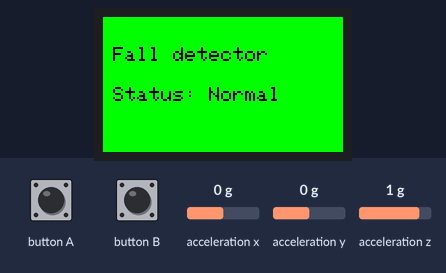
A sketch run on a simulated ESP32. On the bench: 240×135 colour display. The test bench sets the inputs (shaded band); at power-on: acceleration z 1 g, acceleration x 0 g, acceleration y 0 g. WiFi joins after 1.5 s; servers stay silent unless stated; web services answer with replies made up by the test bench.

Above: at 3.9 s.
4.0 s: acceleration z set to 0 g
At 4.9 s:
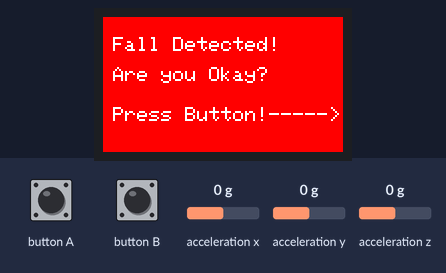
7.0 s: button A pressed for 0.15 s
At 8.1 s:
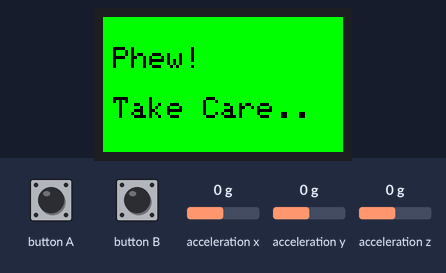
Timing chart, 0 to 10.0 s (numbered marks = the images above; inputs shaded):
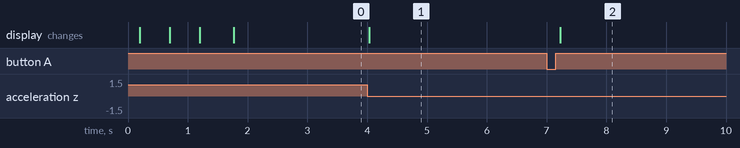

Measured:
- after the input at 4.0 s, the display: changes at once (image 1)
- after the input at 7.0 s, the display: changes after 0.23 s (image 2)

The sketch:

fall_detection_m5stickCPlus.ino
```cpp
#include "M5StickCPlus.h"
#include <WiFi.h>
#include <HTTPClient.h>

const char* ssid = "your_wifi_ssid";
const char* password = "your_wifi_password";

WiFiClient espClient;

float accX = 0;
float accY = 0;
float accZ = 0;
int counter = -1;

void setup_wifi() {
  delay(10);
  // We start by connecting to a WiFi network
  M5.Lcd.fillScreen(BLACK);
  M5.Lcd.println();
  M5.Lcd.setTextSize(1.5);
  M5.Lcd.setCursor(0, 50);
  M5.Lcd.print("Connecting to ");
  M5.Lcd.println(ssid);

  //WiFi.mode(WIFI_STA);
  WiFi.begin(ssid, password);

  while (WiFi.status() != WL_CONNECTED) {
    delay(500);
    M5.Lcd.print(".");
  }

  randomSeed(micros());

  M5.Lcd.println("");
  M5.Lcd.println("WiFi connected");
  M5.Lcd.println("IP address:");
  M5.Lcd.println(WiFi.localIP());

  // Set BLACK to the background color.
  M5.Lcd.fillScreen(BLACK);
  M5.Lcd.setCursor(0, 0);
}

void setup(void) {

    counter = -1;

    M5.begin();
    M5.IMU.Init();

    setup_wifi();

    M5.Lcd.setRotation(1);
    M5.Lcd.fillScreen(TFT_GREEN);
    M5.Lcd.setTextColor(TFT_BLACK);

    M5.Lcd.setCursor(10, 30);
    M5.Lcd.setTextSize(2.8);
    M5.Lcd.print("Fall detector");
    M5.Lcd.setCursor(10, 70);
    M5.Lcd.setTextSize(2);
    M5.Lcd.println("Status: Normal");
    delay(1000);
}

void loop() {

  counter = counter - 1;

  if (counter == 0)
  {
    send_message();
  }
  else if(counter < 0)
  {
    counter = -1;
  }

  M5.update();

  M5.IMU.getAccelData(&accX, &accY, &accZ);
  if ( (accX*accX + accY*accY + accZ*accZ) < 0.25 )
  {
    M5.Lcd.fillScreen(TFT_RED);
    M5.Lcd.setTextColor(TFT_WHITE);
    M5.Lcd.setCursor(10, 20);
    M5.Lcd.setTextSize(2);
    M5.Lcd.print("Fall Detected!");
    M5.Lcd.setCursor(10, 50);
    M5.Lcd.println("Are you Okay?");
    M5.Lcd.setCursor(10, 90);
    M5.Lcd.println("Press Button!----->");
    counter = 35000;
  }

  if (M5.BtnA.wasReleased())
  {
    M5.Lcd.fillScreen(TFT_GREEN);
    M5.Lcd.setTextColor(TFT_BLACK);
    M5.Lcd.setCursor(10, 30);
    M5.Lcd.setTextSize(3);
    M5.Lcd.print("Phew!");
    M5.Lcd.setTextSize(3);
    M5.Lcd.setCursor(10, 80);
    M5.Lcd.print("Take Care..");
    delay(8000);
    counter = -1;

    //http-webhook-IFTTT
    HTTPClient http;
    http.begin("https://maker.ifttt.com/trigger/'Your_IFTTT_Event_Name_for_Fall_Detected_and_subject_responded'/json/with/key/'Your_IFTTT_Service_Key'");
    http.GET();
    http.end();

    setup();
  }
}

void send_message(){

    M5.Lcd.fillScreen(TFT_ORANGE);
    M5.Lcd.setTextColor(TFT_BLACK);
    M5.Lcd.setCursor(10, 30);
    M5.Lcd.setTextSize(3);
    M5.Lcd.print("Not okay!");
    M5.Lcd.setCursor(10, 80);
    M5.Lcd.setTextSize(2);
    M5.Lcd.print("Sending a message!");

    //http-webhook-IFTTT
    HTTPClient http;
    http.begin("https://maker.ifttt.com/trigger/'Your_IFTTT_Event_Name_for_Fall_Detected_and_subject_didn't_responde'/json/with/key/'Your_IFTTT_Service_Key'");
    http.GET();
    http.end();

    delay(8000);
    setup();
}
```
